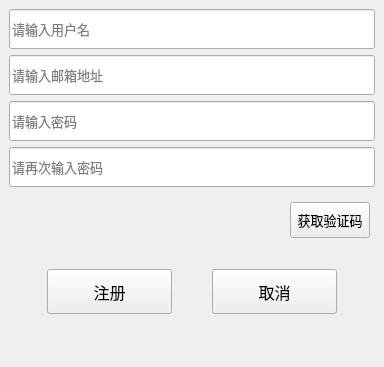
<?xml version="1.0" encoding="UTF-8"?>
<ui version="4.0">
 <class>RegsterDialog</class>
 <widget class="QWidget" name="RegsterDialog">
  <property name="geometry">
   <rect>
    <x>0</x>
    <y>0</y>
    <width>384</width>
    <height>367</height>
   </rect>
  </property>
  <layout class="QVBoxLayout" name="verticalLayout_2">
   <property name="leftMargin">
    <number>0</number>
   </property>
   <property name="topMargin">
    <number>0</number>
   </property>
   <property name="rightMargin">
    <number>0</number>
   </property>
   <property name="bottomMargin">
    <number>0</number>
   </property>
   <item>
    <layout class="QHBoxLayout" name="horizontalLayout">
     <item>
      <widget class="QStackedWidget" name="stackedWidget">
       <property name="currentIndex">
        <number>0</number>
       </property>
       <widget class="QWidget" name="page">
        <layout class="QVBoxLayout" name="verticalLayout">
         <item>
          <widget class="ElaLineEdit" name="userEdit">
           <property name="minimumSize">
            <size>
             <width>0</width>
             <height>40</height>
            </size>
           </property>
           <property name="maximumSize">
            <size>
             <width>16777215</width>
             <height>40</height>
            </size>
           </property>
           <property name="font">
            <font>
             <family>Microsoft YaHei</family>
             <pointsize>10</pointsize>
            </font>
           </property>
           <property name="placeholderText">
            <string>请输入用户名</string>
           </property>
          </widget>
         </item>
         <item>
          <widget class="ElaLineEdit" name="emailEdit">
           <property name="minimumSize">
            <size>
             <width>0</width>
             <height>40</height>
            </size>
           </property>
           <property name="maximumSize">
            <size>
             <width>16777215</width>
             <height>40</height>
            </size>
           </property>
           <property name="font">
            <font>
             <family>Microsoft YaHei</family>
             <pointsize>10</pointsize>
            </font>
           </property>
           <property name="placeholderText">
            <string>请输入邮箱地址</string>
           </property>
          </widget>
         </item>
         <item>
          <widget class="ElaLineEdit" name="passEdit">
           <property name="minimumSize">
            <size>
             <width>0</width>
             <height>40</height>
            </size>
           </property>
           <property name="maximumSize">
            <size>
             <width>16777215</width>
             <height>40</height>
            </size>
           </property>
           <property name="font">
            <font>
             <family>Microsoft YaHei</family>
             <pointsize>10</pointsize>
            </font>
           </property>
           <property name="echoMode">
            <enum>QLineEdit::EchoMode::Password</enum>
           </property>
           <property name="placeholderText">
            <string>请输入密码</string>
           </property>
          </widget>
         </item>
         <item>
          <widget class="ElaLineEdit" name="passEdit_2">
           <property name="minimumSize">
            <size>
             <width>0</width>
             <height>40</height>
            </size>
           </property>
           <property name="maximumSize">
            <size>
             <width>16777215</width>
             <height>40</height>
            </size>
           </property>
           <property name="font">
            <font>
             <family>Microsoft YaHei</family>
             <pointsize>10</pointsize>
            </font>
           </property>
           <property name="echoMode">
            <enum>QLineEdit::EchoMode::Password</enum>
           </property>
           <property name="placeholderText">
            <string>请再次输入密码</string>
           </property>
          </widget>
         </item>
         <item>
          <layout class="QHBoxLayout" name="horizontalLayout_4">
           <property name="spacing">
            <number>5</number>
           </property>
           <property name="leftMargin">
            <number>5</number>
           </property>
           <property name="topMargin">
            <number>5</number>
           </property>
           <property name="rightMargin">
            <number>5</number>
           </property>
           <property name="bottomMargin">
            <number>5</number>
           </property>
           <item>
            <widget class="ElaCaptcha" name="varEdit" native="true"/>
           </item>
           <item>
            <widget class="TimerBtn" name="getCode">
             <property name="minimumSize">
              <size>
               <width>80</width>
               <height>40</height>
              </size>
             </property>
             <property name="maximumSize">
              <size>
               <width>80</width>
               <height>40</height>
              </size>
             </property>
             <property name="font">
              <font>
               <family>Microsoft YaHei</family>
               <pointsize>10</pointsize>
              </font>
             </property>
             <property name="cursor">
              <cursorShape>PointingHandCursor</cursorShape>
             </property>
             <property name="styleSheet">
              <string notr="true">margin-top: 4px;</string>
             </property>
             <property name="text">
              <string>获取验证码</string>
             </property>
            </widget>
           </item>
          </layout>
         </item>
         <item>
          <widget class="QLabel" name="errTip">
           <property name="maximumSize">
            <size>
             <width>16777215</width>
             <height>15</height>
            </size>
           </property>
           <property name="text">
            <string/>
           </property>
           <property name="alignment">
            <set>Qt::AlignmentFlag::AlignCenter</set>
           </property>
          </widget>
         </item>
         <item>
          <layout class="QGridLayout" name="gridLayout_2">
           <property name="leftMargin">
            <number>0</number>
           </property>
           <property name="topMargin">
            <number>0</number>
           </property>
           <property name="rightMargin">
            <number>0</number>
           </property>
           <property name="bottomMargin">
            <number>0</number>
           </property>
           <property name="horizontalSpacing">
            <number>0</number>
           </property>
           <item row="7" column="0" colspan="3">
            <layout class="QHBoxLayout" name="buttonLayout">
             <property name="bottomMargin">
              <number>8</number>
             </property>
             <item>
              <spacer name="horizontalSpacer">
               <property name="orientation">
                <enum>Qt::Orientation::Horizontal</enum>
               </property>
               <property name="sizeHint" stdset="0">
                <size>
                 <width>40</width>
                 <height>20</height>
                </size>
               </property>
              </spacer>
             </item>
             <item>
              <widget class="QPushButton" name="sure_btn">
               <property name="minimumSize">
                <size>
                 <width>125</width>
                 <height>45</height>
                </size>
               </property>
               <property name="maximumSize">
                <size>
                 <width>100</width>
                 <height>45</height>
                </size>
               </property>
               <property name="font">
                <font>
                 <family>Microsoft YaHei</family>
                 <pointsize>12</pointsize>
                </font>
               </property>
               <property name="cursor">
                <cursorShape>PointingHandCursor</cursorShape>
               </property>
               <property name="text">
                <string>注册</string>
               </property>
              </widget>
             </item>
             <item>
              <spacer name="horizontalSpacer_5">
               <property name="orientation">
                <enum>Qt::Orientation::Horizontal</enum>
               </property>
               <property name="sizeType">
                <enum>QSizePolicy::Policy::Fixed</enum>
               </property>
               <property name="sizeHint" stdset="0">
                <size>
                 <width>40</width>
                 <height>20</height>
                </size>
               </property>
              </spacer>
             </item>
             <item>
              <widget class="QPushButton" name="cencel_btn">
               <property name="minimumSize">
                <size>
                 <width>125</width>
                 <height>45</height>
                </size>
               </property>
               <property name="maximumSize">
                <size>
                 <width>100</width>
                 <height>45</height>
                </size>
               </property>
               <property name="font">
                <font>
                 <family>Microsoft YaHei</family>
                 <pointsize>12</pointsize>
                </font>
               </property>
               <property name="cursor">
                <cursorShape>PointingHandCursor</cursorShape>
               </property>
               <property name="text">
                <string>取消</string>
               </property>
              </widget>
             </item>
             <item>
              <spacer name="horizontalSpacer_2">
               <property name="orientation">
                <enum>Qt::Orientation::Horizontal</enum>
               </property>
               <property name="sizeHint" stdset="0">
                <size>
                 <width>40</width>
                 <height>20</height>
                </size>
               </property>
              </spacer>
             </item>
            </layout>
           </item>
           <item row="8" column="1">
            <spacer name="verticalSpacer_2">
             <property name="orientation">
              <enum>Qt::Orientation::Vertical</enum>
             </property>
             <property name="sizeHint" stdset="0">
              <size>
               <width>40</width>
               <height>40</height>
              </size>
             </property>
            </spacer>
           </item>
          </layout>
         </item>
        </layout>
       </widget>
       <widget class="QWidget" name="page_2">
        <layout class="QVBoxLayout" name="verticalLayout_4">
         <item>
          <spacer name="verticalSpacer_4">
           <property name="orientation">
            <enum>Qt::Orientation::Vertical</enum>
           </property>
           <property name="sizeHint" stdset="0">
            <size>
             <width>20</width>
             <height>40</height>
            </size>
           </property>
          </spacer>
         </item>
         <item>
          <widget class="QLabel" name="tip_lb">
           <property name="font">
            <font>
             <family>Microsoft YaHei</family>
             <pointsize>12</pointsize>
            </font>
           </property>
           <property name="text">
            <string>注册成功，5s后返回登录界面</string>
           </property>
           <property name="alignment">
            <set>Qt::AlignmentFlag::AlignCenter</set>
           </property>
          </widget>
         </item>
         <item>
          <widget class="QLabel" name="tip2_lb">
           <property name="font">
            <font>
             <family>Microsoft YaHei</family>
             <pointsize>12</pointsize>
            </font>
           </property>
           <property name="text">
            <string>点击返回按钮，立即返回登录界面</string>
           </property>
           <property name="alignment">
            <set>Qt::AlignmentFlag::AlignCenter</set>
           </property>
          </widget>
         </item>
         <item>
          <spacer name="verticalSpacer_7">
           <property name="orientation">
            <enum>Qt::Orientation::Vertical</enum>
           </property>
           <property name="sizeHint" stdset="0">
            <size>
             <width>20</width>
             <height>40</height>
            </size>
           </property>
          </spacer>
         </item>
         <item>
          <layout class="QGridLayout" name="gridLayout" columnstretch="3,7">
           <item row="1" column="0" alignment="Qt::AlignmentFlag::AlignRight">
            <widget class="QLabel" name="pwd">
             <property name="font">
              <font>
               <family>Microsoft YaHei</family>
               <pointsize>12</pointsize>
              </font>
             </property>
             <property name="text">
              <string>密码：</string>
             </property>
            </widget>
           </item>
           <item row="0" column="0" alignment="Qt::AlignmentFlag::AlignRight">
            <widget class="QLabel" name="user">
             <property name="font">
              <font>
               <family>Microsoft YaHei</family>
               <pointsize>12</pointsize>
              </font>
             </property>
             <property name="text">
              <string>账号：</string>
             </property>
            </widget>
           </item>
           <item row="0" column="1">
            <widget class="QLabel" name="msg">
             <property name="font">
              <font>
               <family>Microsoft YaHei</family>
               <pointsize>12</pointsize>
              </font>
             </property>
             <property name="text">
              <string/>
             </property>
            </widget>
           </item>
           <item row="1" column="1">
            <widget class="QLabel" name="msg2">
             <property name="font">
              <font>
               <family>Microsoft YaHei</family>
               <pointsize>12</pointsize>
              </font>
             </property>
             <property name="text">
              <string/>
             </property>
            </widget>
           </item>
          </layout>
         </item>
         <item>
          <spacer name="verticalSpacer_5">
           <property name="orientation">
            <enum>Qt::Orientation::Vertical</enum>
           </property>
           <property name="sizeHint" stdset="0">
            <size>
             <width>20</width>
             <height>40</height>
            </size>
           </property>
          </spacer>
         </item>
         <item>
          <widget class="QWidget" name="widget_3" native="true">
           <layout class="QHBoxLayout" name="horizontalLayout_3">
            <item>
             <spacer name="horizontalSpacer_3">
              <property name="orientation">
               <enum>Qt::Orientation::Horizontal</enum>
              </property>
              <property name="sizeHint" stdset="0">
               <size>
                <width>40</width>
                <height>20</height>
               </size>
              </property>
             </spacer>
            </item>
            <item>
             <widget class="QPushButton" name="returnBtn">
              <property name="minimumSize">
               <size>
                <width>150</width>
                <height>45</height>
               </size>
              </property>
              <property name="maximumSize">
               <size>
                <width>100</width>
                <height>45</height>
               </size>
              </property>
              <property name="font">
               <font>
                <family>Microsoft YaHei</family>
                <pointsize>12</pointsize>
               </font>
              </property>
              <property name="cursor">
               <cursorShape>PointingHandCursor</cursorShape>
              </property>
              <property name="text">
               <string>返回登录</string>
              </property>
             </widget>
            </item>
            <item>
             <spacer name="horizontalSpacer_4">
              <property name="orientation">
               <enum>Qt::Orientation::Horizontal</enum>
              </property>
              <property name="sizeHint" stdset="0">
               <size>
                <width>40</width>
                <height>20</height>
               </size>
              </property>
             </spacer>
            </item>
           </layout>
          </widget>
         </item>
         <item>
          <spacer name="verticalSpacer_6">
           <property name="orientation">
            <enum>Qt::Orientation::Vertical</enum>
           </property>
           <property name="sizeHint" stdset="0">
            <size>
             <width>20</width>
             <height>40</height>
            </size>
           </property>
          </spacer>
         </item>
        </layout>
       </widget>
      </widget>
     </item>
    </layout>
   </item>
  </layout>
 </widget>
 <customwidgets>
  <customwidget>
   <class>ElaLineEdit</class>
   <extends>QLineEdit</extends>
   <header>ElaLineEdit.h</header>
  </customwidget>
  <customwidget>
   <class>TimerBtn</class>
   <extends>QPushButton</extends>
   <header>src/widgets/timerbtn.h</header>
  </customwidget>
  <customwidget>
   <class>ElaCaptcha</class>
   <extends>QWidget</extends>
   <header>ElaCaptcha.h</header>
   <container>1</container>
  </customwidget>
 </customwidgets>
 <tabstops>
  <tabstop>userEdit</tabstop>
  <tabstop>emailEdit</tabstop>
  <tabstop>passEdit</tabstop>
  <tabstop>passEdit_2</tabstop>
  <tabstop>getCode</tabstop>
  <tabstop>sure_btn</tabstop>
  <tabstop>cencel_btn</tabstop>
  <tabstop>returnBtn</tabstop>
 </tabstops>
 <resources/>
 <connections/>
</ui>
